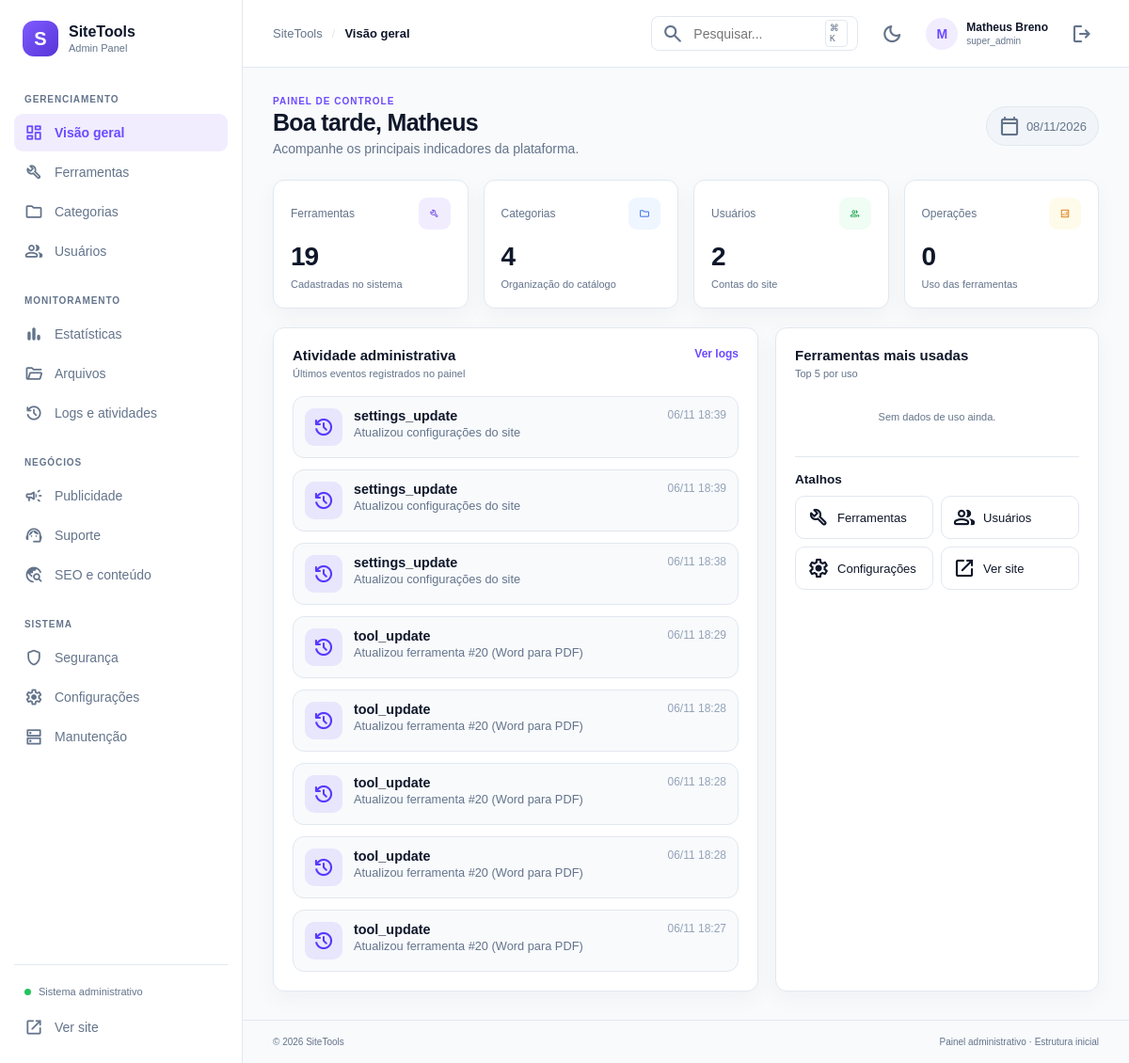
The page /admin/index.php (signed in) on the database as committed earlier.
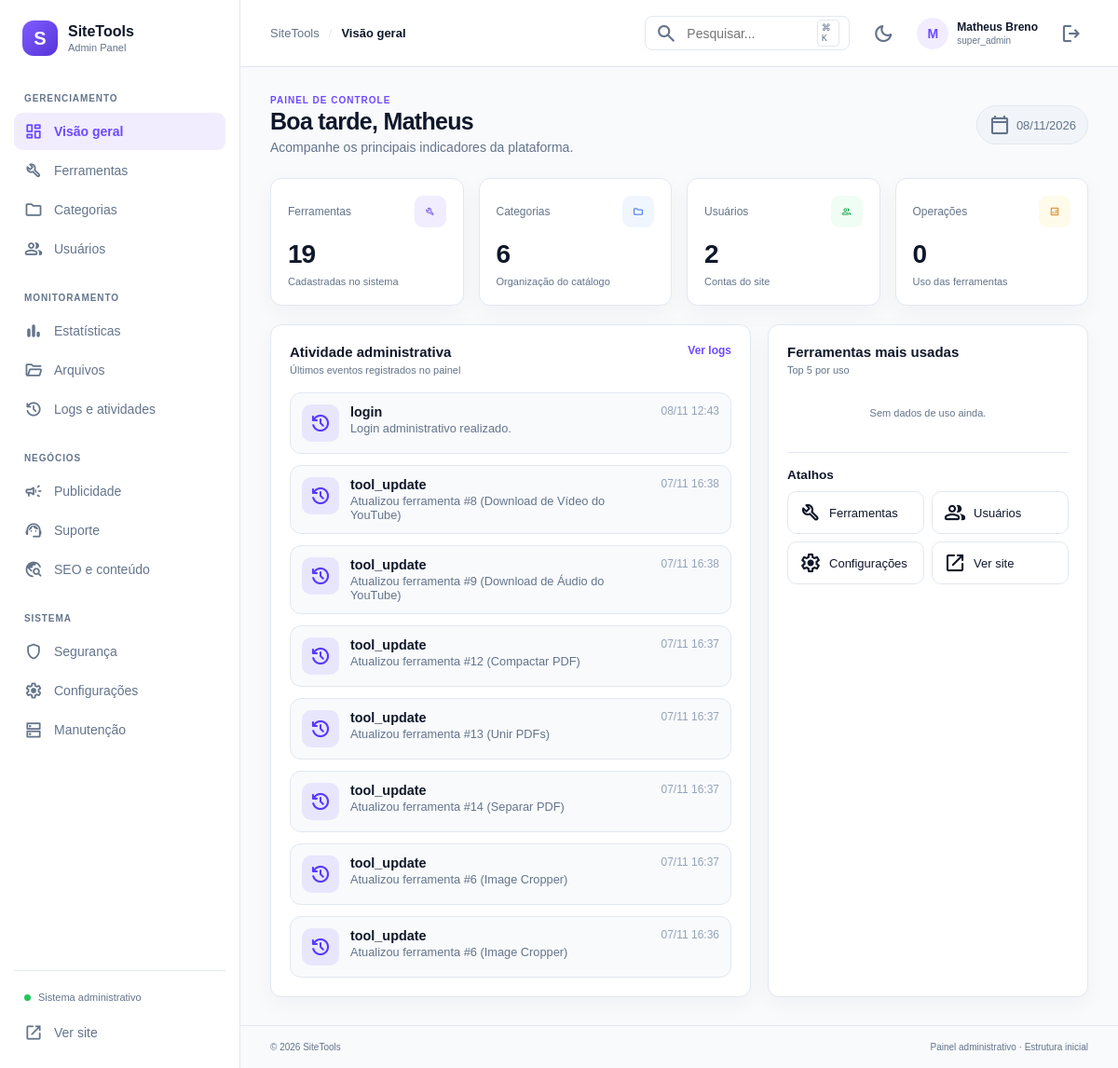
The same page on the database as committed later.
### tables this page shows
CREATE TABLE IF NOT EXISTS `admin_activity_logs` (
  `id` bigint UNSIGNED NOT NULL AUTO_INCREMENT,
  `admin_user_id` bigint UNSIGNED DEFAULT NULL,
  `action` varchar(100) NOT NULL,
  `description` varchar(500) DEFAULT NULL,
  `ip_address` varchar(45) DEFAULT NULL,
  `created_at` datetime NOT NULL DEFAULT CURRENT_TIMESTAMP,
  PRIMARY KEY (`id`),
  KEY `idx_admin_activity_created` (`created_at`),
  KEY `idx_admin_activity_user` (`admin_user_id`)
);

### admin/includes/helpers.php (called while the page is built, shortened)
<?php
function e(?string $value): string
{
    return htmlspecialchars($value ?? '', ENT_QUOTES | ENT_SUBSTITUTE, 'UTF-8');
}
function admin_url(string $path = ''): string
{
    return rtrim(BASE_URL, '/') . '/admin/' . ltrim($path, '/');
}

### admin/includes/auth.php (called while the page is built, shortened)
<?php
function current_admin(): array
{
    return $_SESSION['admin'] ?? [];
}

### admin/pages/dashboard.php (the view, shortened to what the changed rows need)
<?php
$stats = [
    'tools' => 0,
    'categories' => 0,
    'admins' => 0,
    'operations' => 0,
    'users' => 0,
];
$recent = [];
try {
    $pdo = db();
    $stats['tools'] = (int) $pdo->query('SELECT COUNT(*) FROM tools')->fetchColumn();
    try {
        $stats['categories'] = (int) $pdo->query('SELECT COUNT(*) FROM categories')->fetchColumn();
    } catch (Throwable) {
        $stats['categories'] = 0;
    }
    $stats['admins'] = (int) $pdo->query('SELECT COUNT(*) FROM admin_users')->fetchColumn();
    try {
        $stats['operations'] = (int) $pdo->query('SELECT COUNT(*) FROM tool_usage')->fetchColumn();
    } catch (Throwable) {
        $stats['operations'] = 0;
    }
    try {
        $stats['users'] = (int) $pdo->query('SELECT COUNT(*) FROM users')->fetchColumn();
    } catch (Throwable) {
        $stats['users'] = 0;
    }
    try {
        $recent = $pdo->query(
            'SELECT action, description, created_at FROM admin_activity_logs ORDER BY id DESC LIMIT 8'
        )->fetchAll();
    } catch (Throwable) {
        $recent = [];
    }
} catch (Throwable $exception) {
    $dbError = true;
    error_log('[SiteTools dashboard] ' . $exception->getMessage());
}
$admin = current_admin();
$hour = (int) date('G');
$greeting = $hour < 12 ? 'Bom dia' : ($hour < 18 ? 'Boa tarde' : 'Boa noite');
?>
<div class="page-heading">
    <div>
        <h1><?= e($greeting) ?>, <?= e(explode(' ', $admin['name'] ?? 'Admin')[0]) ?></h1>
    </div>
</div>
<section class="stats-grid">
    <article class="stat-card">
        <div class="stat-top">
            <span>Categorias</span>
            <span class="stat-icon blue">folder</span>
        </div>
        <strong><?= number_format($stats['categories'], 0, ',', '.') ?></strong>
        <small>Organização do catálogo</small>
    </article>
</section>
<section class="dashboard-grid">
    <article class="panel panel-large">
        <div class="panel-heading">
            <div>
                <h2>Atividade administrativa</h2>
            </div>
        </div>
        <?php if (!$recent): ?>
            <div class="empty-state">
                <span class="material-symbols-rounded">inbox</span>
                <p>Nenhuma atividade registrada ainda.</p>
            </div>
        <?php else: ?>
            <ul class="activity-list">
                <?php foreach ($recent as $row): ?>
                    <li>
                        <div class="activity-icon">
                            <span class="material-symbols-rounded">history</span>
                        </div>
                        <div class="activity-body">
                            <strong><?= e((string) ($row['action'] ?? '')) ?></strong>
                            <p><?= e((string) ($row['description'] ?? '')) ?></p>
                        </div>
                        <time datetime="<?= e((string) ($row['created_at'] ?? '')) ?>">
                            <?= e(isset($row['created_at']) ? date('d/m H:i', strtotime((string) $row['created_at'])) : '') ?>
                        </time>
                    </li>
                <?php endforeach; ?>
            </ul>
        <?php endif; ?>
    </article>
    <article class="panel">
        <div class="panel-heading">
            <div>
                <h2>Ferramentas mais usadas</h2>
            </div>
        </div>
    </article>
</section>

### admin/includes/sidebar.php (shortened to what the changed rows need)
<?php
$currentPage = $_GET['page'] ?? 'dashboard';
$groups = [
    'GERENCIAMENTO' => [
        ['dashboard', 'Visão geral', 'dashboard'],
        ['tools', 'Ferramentas', 'build'],
        ['categories', 'Categorias', 'folder'],
        ['users', 'Usuários', 'group'],
    ],
    'MONITORAMENTO' => [
        ['analytics', 'Estatísticas', 'bar_chart'],
        ['files', 'Arquivos', 'folder_open'],
        ['logs', 'Logs e atividades', 'history'],
    ],
    'NEGÓCIOS' => [
        ['advertisements', 'Publicidade', 'campaign'],
        ['support', 'Suporte', 'support_agent'],
        ['seo', 'SEO e conteúdo', 'travel_explore'],
    ],
    'SISTEMA' => [
        ['security', 'Segurança', 'shield'],
        ['settings', 'Configurações', 'settings'],
        ['maintenance', 'Manutenção', 'dns'],
    ],
];
?>
<aside class="sidebar" id="sidebar">
    <nav class="side-nav" aria-label="Navegação administrativa">
        <?php foreach ($groups as $groupName => $items): ?>
            <div class="nav-group">
                <div class="nav-label"><?= e($groupName) ?></div>
                <?php foreach ($items as [$slug, $label, $icon]): ?>
                    <a class="nav-link <?= $currentPage === $slug ? 'active' : '' ?>"
                       href="<?= e(admin_url('index.php?page=' . $slug)) ?>">
                        <span class="material-symbols-rounded" aria-hidden="true"><?= e($icon) ?></span>
                        <span><?= e($label) ?></span>
                    </a>
                <?php endforeach; ?>
            </div>
        <?php endforeach; ?>
    </nav>
</aside>

Rows that differ between the two databases and show on the page:
no longer on this page (row unchanged): admin_activity_logs: action "settings_update", description "Atualizou configurações do site", created_at "06/11 18:39"
no longer on this page (row unchanged): admin_activity_logs: action "settings_update", description "Atualizou configurações do site", created_at "06/11 18:39"
no longer on this page (row unchanged): admin_activity_logs: action "settings_update", description "Atualizou configurações do site", created_at "06/11 18:38"
no longer on this page (row unchanged): admin_activity_logs: action "tool_update", description "Atualizou ferramenta #20 (Word para PDF)", created_at "06/11 18:29"
no longer on this page (row unchanged): admin_activity_logs: action "tool_update", description "Atualizou ferramenta #20 (Word para PDF)", created_at "06/11 18:28"
no longer on this page (row unchanged): admin_activity_logs: action "tool_update", description "Atualizou ferramenta #20 (Word para PDF)", created_at "06/11 18:28"
no longer on this page (row unchanged): admin_activity_logs: action "tool_update", description "Atualizou ferramenta #20 (Word para PDF)", created_at "06/11 18:28"
no longer on this page (row unchanged): admin_activity_logs: action "tool_update", description "Atualizou ferramenta #20 (Word para PDF)", created_at "06/11 18:27"
added admin_activity_logs: action "login", description "Login administrativo realizado.", created_at "08/11 12:43"
added admin_activity_logs: action "tool_update", description "Atualizou ferramenta #8 (Download de Vídeo do YouTube)", created_at "07/11 16:38"
added admin_activity_logs: action "tool_update", description "Atualizou ferramenta #9 (Download de Áudio do YouTube)", created_at "07/11 16:38"
added admin_activity_logs: action "tool_update", description "Atualizou ferramenta #12 (Compactar PDF)", created_at "07/11 16:37"
added admin_activity_logs: action "tool_update", description "Atualizou ferramenta #13 (Unir PDFs)", created_at "07/11 16:37"
added admin_activity_logs: action "tool_update", description "Atualizou ferramenta #14 (Separar PDF)", created_at "07/11 16:37"
added admin_activity_logs: action "tool_update", description "Atualizou ferramenta #6 (Image Cropper)", created_at "07/11 16:37"
added admin_activity_logs: action "tool_update", description "Atualizou ferramenta #6 (Image Cropper)", created_at "07/11 16:36"
Other text that changed with them:
$stats['categories']: "4" → "6"
